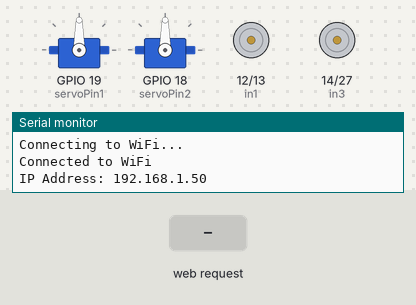
Simulated run of this sketch. Board: ESP32. Shown: 2 × servo, motor-driver pin pairs drawn as motors (green arrow = first pin HIGH = forward, orange = second pin HIGH = backward, longer = more drive, scaled by the enable pin), the last lines printed to the serial monitor. The test bench sets the inputs (shaded band). WiFi joins after 1.5 s; servers stay silent unless stated.

Above: at 3.2 s.
3.3 s: HTTP request GET /turnServo2Positive10Degrees received
At 4.5 s:
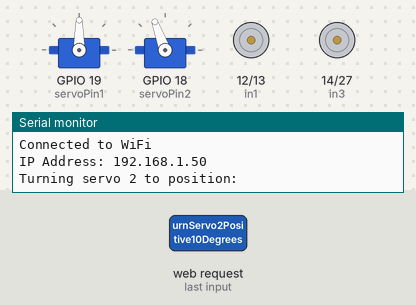
4.8 s: HTTP request GET /motorAForward received
At 5.7 s:
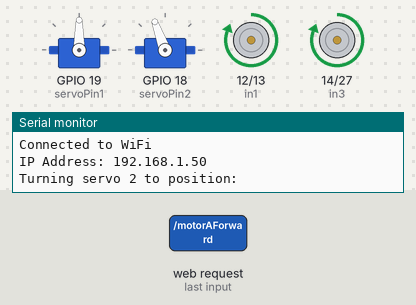
6.3 s: HTTP request GET /motorBBackward received
At 6.8 s:
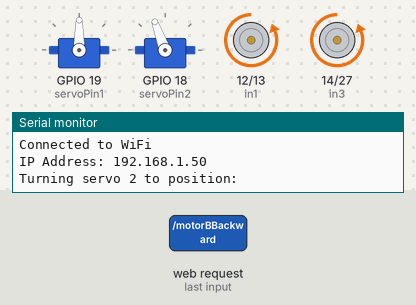
7.8 s: HTTP request GET /motorBForward received
At 9.0 s:
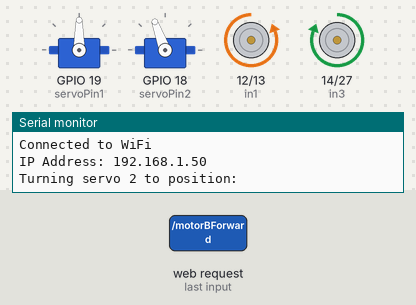
9.3 s: HTTP request GET /motorABackward received
At 10.3 s:
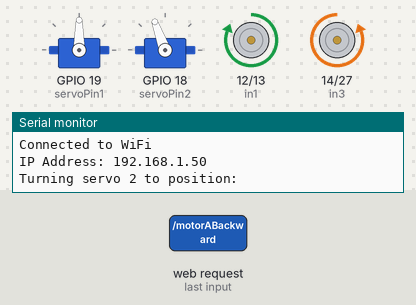
10.8 s: HTTP request GET /turnServo1Positive10Degrees received
At 11.4 s:
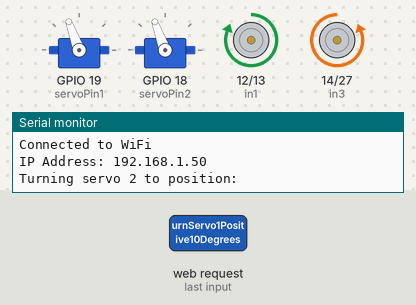
Timing chart, 0 to 13.3 s (numbered marks = the images above; inputs shaded):
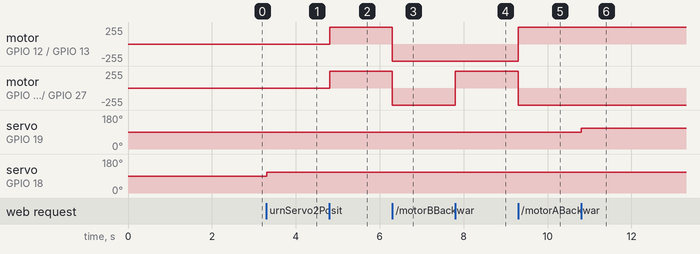

Measured:
- after the input at 3.3 s, servo on GPIO 18 (servoPin2): 90° → 110° at once
- after the input at 4.8 s, motor on GPIO 12 (in1) / GPIO 13 (in2), motor on GPIO 14 (in3) / GPIO 27 (in4): stopped → forward 255/255 at once
- after the input at 6.3 s, motor on GPIO 12 (in1) / GPIO 13 (in2), motor on GPIO 14 (in3) / GPIO 27 (in4): forward 255/255 → backward 255/255 at once
- after the input at 7.8 s, motor on GPIO 14 (in3) / GPIO 27 (in4): backward 255/255 → forward 255/255 at once
- after the input at 9.3 s, motor on GPIO 12 (in1) / GPIO 13 (in2): backward 255/255 → forward 255/255 at once; motor on GPIO 14 (in3) / GPIO 27 (in4): forward 255/255 → backward 255/255 at once
- after the input at 10.8 s, servo on GPIO 19 (servoPin1): 90° → 110° at once

The sketch:

code_for_project.ino
```cpp
#include <WiFi.h>
#include <AsyncTCP.h>
#include <ESPAsyncWebServer.h>
#include <iostream>
#include <sstream>
#include <ESP32Servo.h>

const char* ssid = "ParagC";
const char* password = "12345678";

// Motor driver pins
const int enA = 5; // Speed control for motor A
const int enB = 23; // Speed control for motor B
const int in1 = 12;
const int in2 = 13;
const int in3 = 14;
const int in4 = 27;

// Servo pins
const int servoPin1 = 19;
const int servoPin2 = 18;

Servo servo1;
Servo servo2;

// Initialize AsyncWebServer object on port 80
AsyncWebServer server(80);

void setup() {
  Serial.begin(115200);

  // Connect to Wi-Fi
  WiFi.begin(ssid, password);
  while (WiFi.status() != WL_CONNECTED) {
    delay(1000);
    Serial.println("Connecting to WiFi...");
  }
  Serial.println("Connected to WiFi");

  // Print IP address to Serial Monitor
  Serial.print("IP Address: ");
  Serial.println(WiFi.localIP());

  // Configure motor driver pins as outputs
  pinMode(enA, OUTPUT);
  pinMode(in1, OUTPUT);
  pinMode(in2, OUTPUT);
  pinMode(enB, OUTPUT);
  pinMode(in3, OUTPUT);
  pinMode(in4, OUTPUT);

  // Attach servos to pins
  servo1.attach(servoPin1);
  servo2.attach(servoPin2);

  // Print generated web page to Serial Monitor for debugging
  // Serial.println(generateWebPage());

  // Start the web server
  server.on("/", HTTP_GET, [](AsyncWebServerRequest *request){
    request->send(200, "text/html", generateWebPage());
  });
  server.on("/motorAForward", HTTP_GET, [](AsyncWebServerRequest *request){
    motorAForward();
    request->send(200);
  });
  server.on("/motorBBackward", HTTP_GET, [](AsyncWebServerRequest *request){
    motorABackward();
    request->send(200);
  });
  server.on("/motorBForward", HTTP_GET, [](AsyncWebServerRequest *request){
    motorBForward();
    request->send(200);
  });
  server.on("/motorABackward", HTTP_GET, [](AsyncWebServerRequest *request){
    motorBBackward();
    request->send(200);
  });
  server.on("/stopMotors", HTTP_GET, [](AsyncWebServerRequest *request){
    stopMotors();
    request->send(200);
  });
  server.on("/turnServo1Positive10Degrees", HTTP_GET, [](AsyncWebServerRequest *request){
    turnServo1Positive10Degrees();
    request->send(200);
  });
  server.on("/turnServo1Negative10Degrees", HTTP_GET, [](AsyncWebServerRequest *request){
    turnServo1Negative10Degrees();
    request->send(200);
  });
  server.on("/turnServo2Positive10Degrees", HTTP_GET, [](AsyncWebServerRequest *request){
    turnServo2Positive10Degrees();
    request->send(200);
  });
  server.on("/turnServo2Negative10Degrees", HTTP_GET, [](AsyncWebServerRequest *request){
    turnServo2Negative10Degrees();
    request->send(200);
  });
  server.begin();
}

void loop() {

}

String generateWebPage() {
  String page = "<!DOCTYPE html><html><head><title>ESP32 Motor Control</title></head><body>";
  page += "<h1>ESP32 Motor Control</h1>";
  page += "<h2>Motors:</h2>";
  page += "<button ontouchstart='sendCommand(\"/motorAForward\")'>Forward</button><br>";
  page += "<button ontouchstart='sendCommand(\"/motorABackward\")'>Right</button><br>";
  page += "<button ontouchstart='sendCommand(\"/motorBForward\")'>Left</button><br>";
  page += "<button ontouchstart='sendCommand(\"/motorBBackward\")'>Backward</button><br>";
  page += "<button ontouchstart='sendCommand(\"/stopMotors\")'>Stop Motors</button><br>";

  page += "<h2>Servo 1:</h2>";
  page += "<button ontouchstart='sendCommand(\"/turnServo1Positive10Degrees\")'>Turn +20°</button><br>";
  page += "<button ontouchstart='sendCommand(\"/turnServo1Negative10Degrees\")'>Turn -20°</button><br>";
  page += "<h2>Servo 2:</h2>";

  page += "<button ontouchstart='sendCommand(\"/turnServo2Positive10Degrees\")'>Turn +20°</button><br>";
  page += "<button ontouchstart='sendCommand(\"/turnServo2Negative10Degrees\")'>Turn -20°</button><br>";
  page += "<script>";
  page += "function sendCommand(command) {";
  page += "  fetch(command);"; // Send a GET request to the specified command
  page += "}";
  page += "</script>";
  page += "</body></html>";
  return page;
}

void motorAForward() {
  // A forward
  digitalWrite(in1, HIGH);
  digitalWrite(in2, LOW);
  analogWrite(enA, 255);
  // B forward
  digitalWrite(in3, HIGH);
  digitalWrite(in4, LOW);
  analogWrite(enB, 255);
}

void motorABackward() {
  // B Backward
  digitalWrite(in3, LOW);
  digitalWrite(in4, HIGH);
  analogWrite(enB, 255);
  // A Backward
  digitalWrite(in1, LOW);
  digitalWrite(in2, HIGH);
  analogWrite(enA, 255);

}

void motorBForward() {
  // making left B Forward and A BACK
  digitalWrite(in3, HIGH);
  digitalWrite(in4, LOW);
  digitalWrite(in1, LOW);
  digitalWrite(in2, HIGH);
  analogWrite(enA, 255);
  analogWrite(enB, 255);
}

void motorBBackward() {
  // making right A Forward and B BACK
  digitalWrite(in1, HIGH);
  digitalWrite(in2, LOW);
  digitalWrite(in3, LOW);
  digitalWrite(in4, HIGH);
  analogWrite(enA, 255);
  analogWrite(enB, 255);

}

void stopMotors() {
  digitalWrite(in1, LOW);
  digitalWrite(in2, LOW);
  digitalWrite(in3, LOW);
  digitalWrite(in4, LOW);
  analogWrite(enA, 0);
  analogWrite(enB, 0);
}

void turnServo1Positive10Degrees() {
  int currentPosition = servo1.read(); // Get the current position of servo 1
  int targetPosition = currentPosition + 20; // Calculate the target position by adding 20 degrees

  // Make sure the target position stays within the valid range of 0 to 180 degrees
  if (targetPosition > 180) {
    targetPosition = 180;
  }

  // Set servo 1 to the target position
  servo1.write(targetPosition);
}

void turnServo1Negative10Degrees() {
  int currentPosition = servo1.read(); // Get the current position of servo 1
  int targetPosition = currentPosition - 20; // Calculate the target position by subtracting 20 degrees

  // Make sure the target position stays within the valid range of 0 to 180 degrees
  if (targetPosition < 0) {
    targetPosition = 0;
  }

  // Set servo 1 to the target position
  servo1.write(targetPosition);
}

void turnServo2Positive10Degrees() {
  int currentPosition = servo2.read(); // Get the current position of servo 2
  int targetPosition = currentPosition + 20; // Calculate the target position by adding 20 degrees

  // Make sure the target position stays within the valid range of 0 to 180 degrees
  if (targetPosition > 180) {
    targetPosition = 180;
  }

  // Set servo 2 to the target position
  Serial.print("Turning servo 2 to position: ");
 // Debugging statement
  servo2.write(targetPosition);
}

void turnServo2Negative10Degrees() {
  int currentPosition = servo2.read(); // Get the current position of servo 2
  int targetPosition = currentPosition - 20; // Calculate the target position by subtracting 20 degrees

  // Make sure the target position stays within the valid range of 0 to 180 degrees
  if (targetPosition < 0) {
    targetPosition = 0;
  }

  // Set servo 2 to the target position
  Serial.print("Turning servo 2 to position: ");
// Debugging statement
  servo2.write(targetPosition);
}
```
